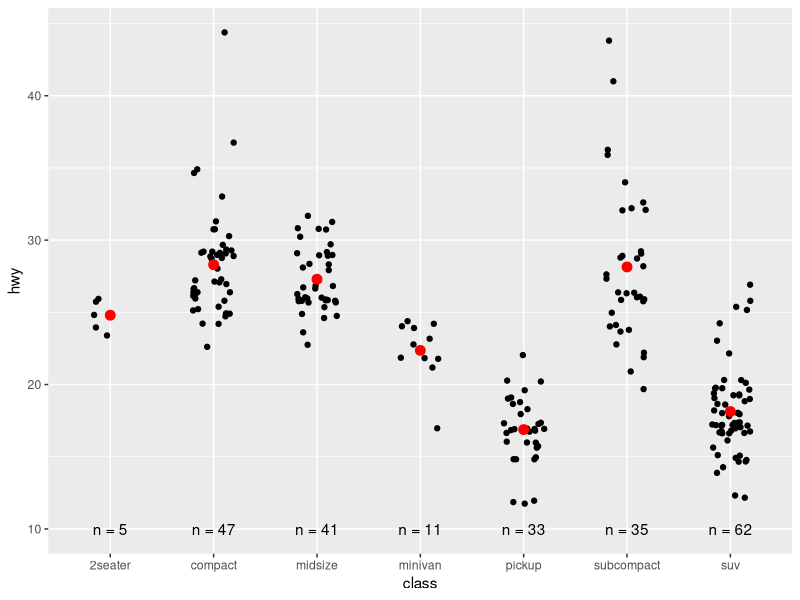

Write R code to recreate this figure.
## ---- chunk 1
#| code-fold: false
#| echo: true

library(tidyverse)


class <- mpg |>     
  group_by(class) |>    
  summarise(n = n(), hwy = mean(hwy))


mpg |> 
  ggplot(aes(x = class, y = hwy)) +
  geom_jitter(width = 0.2) +
  geom_point(
    data = class,
    color = "red",
    size = 3
  ) +
  geom_text(
    data = class,
    mapping  = aes(label = paste0("n = ", n),
                   y = 10)
  )
